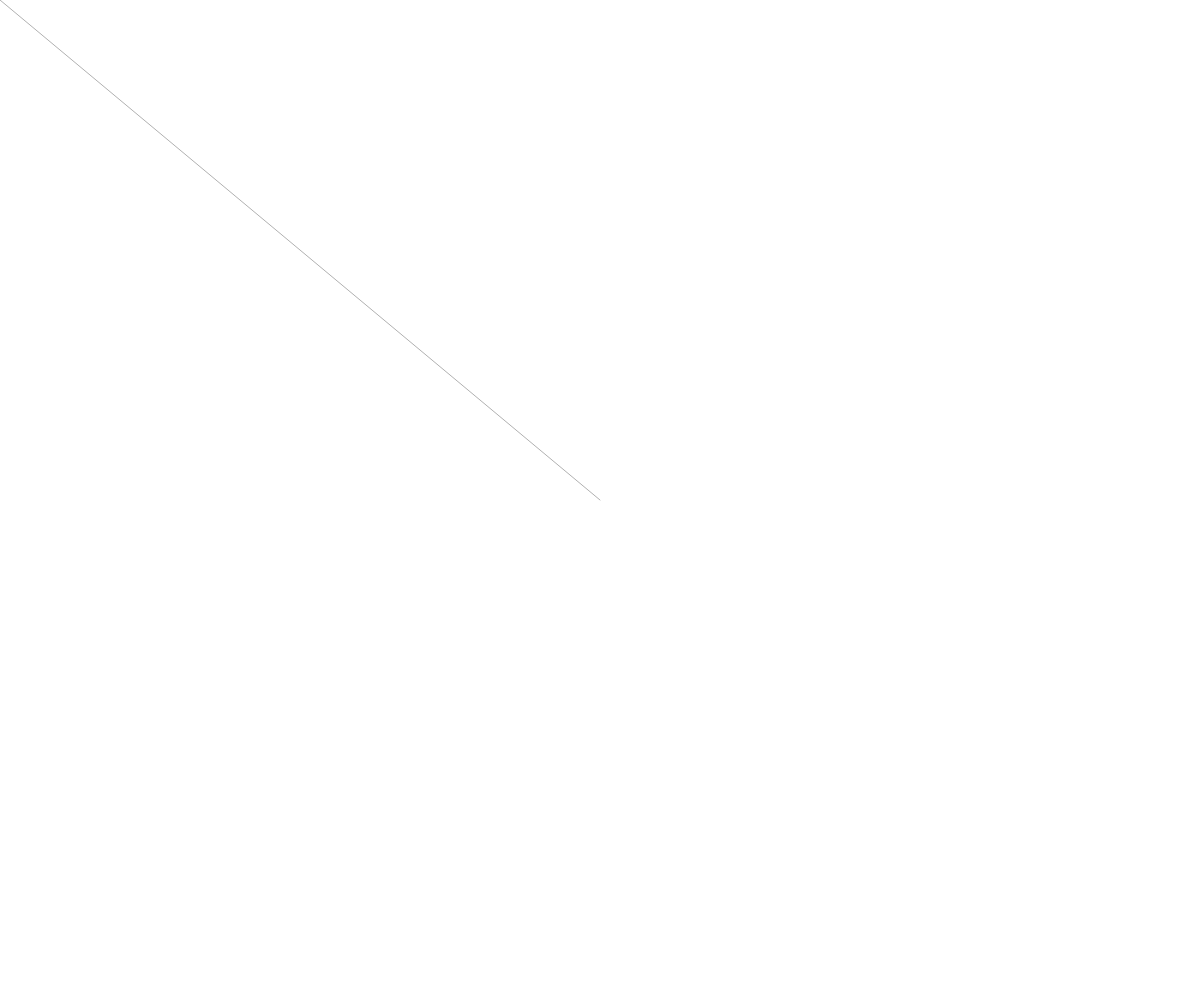
Frame 1 (no input)
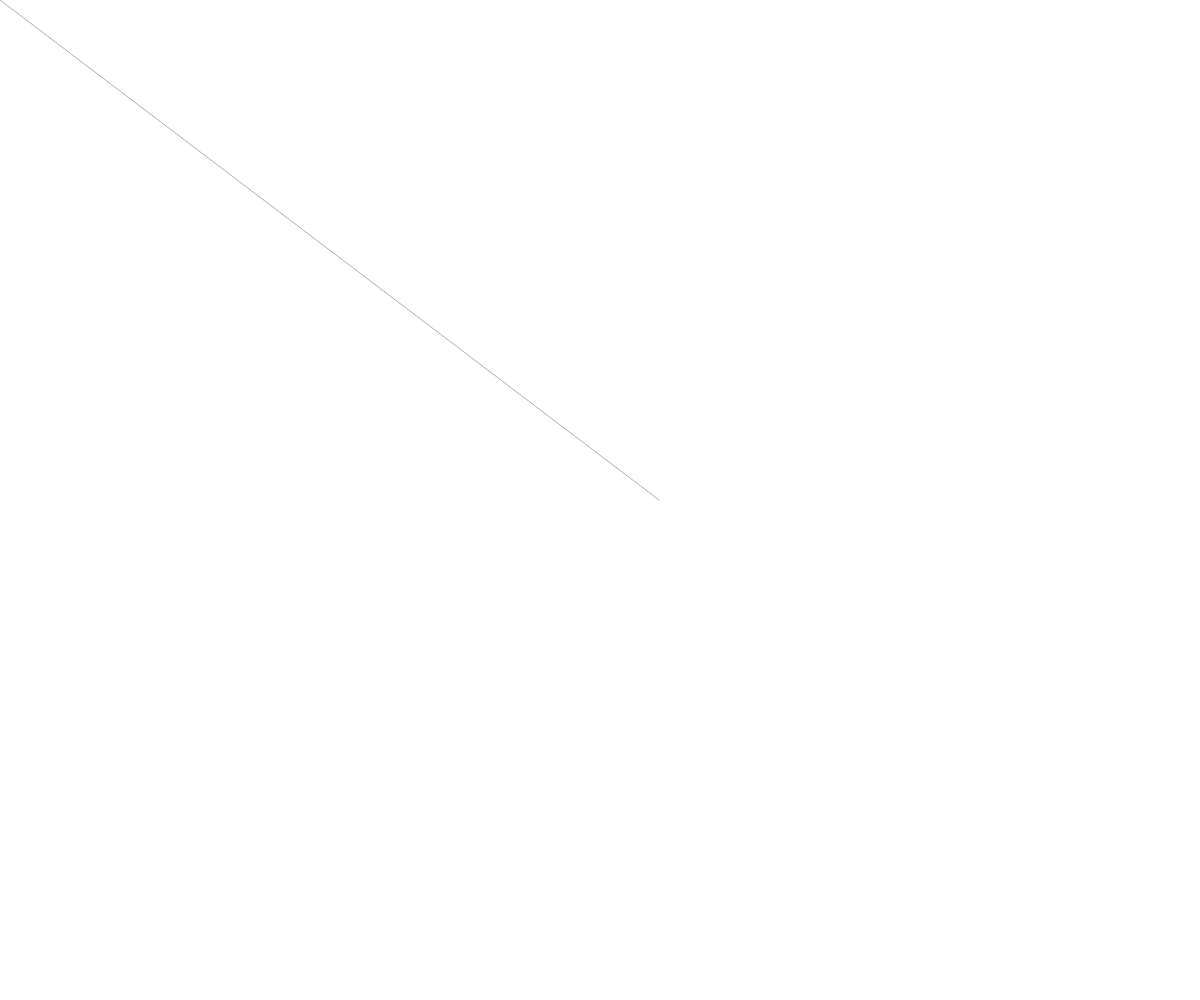
Frame 60 (no input)
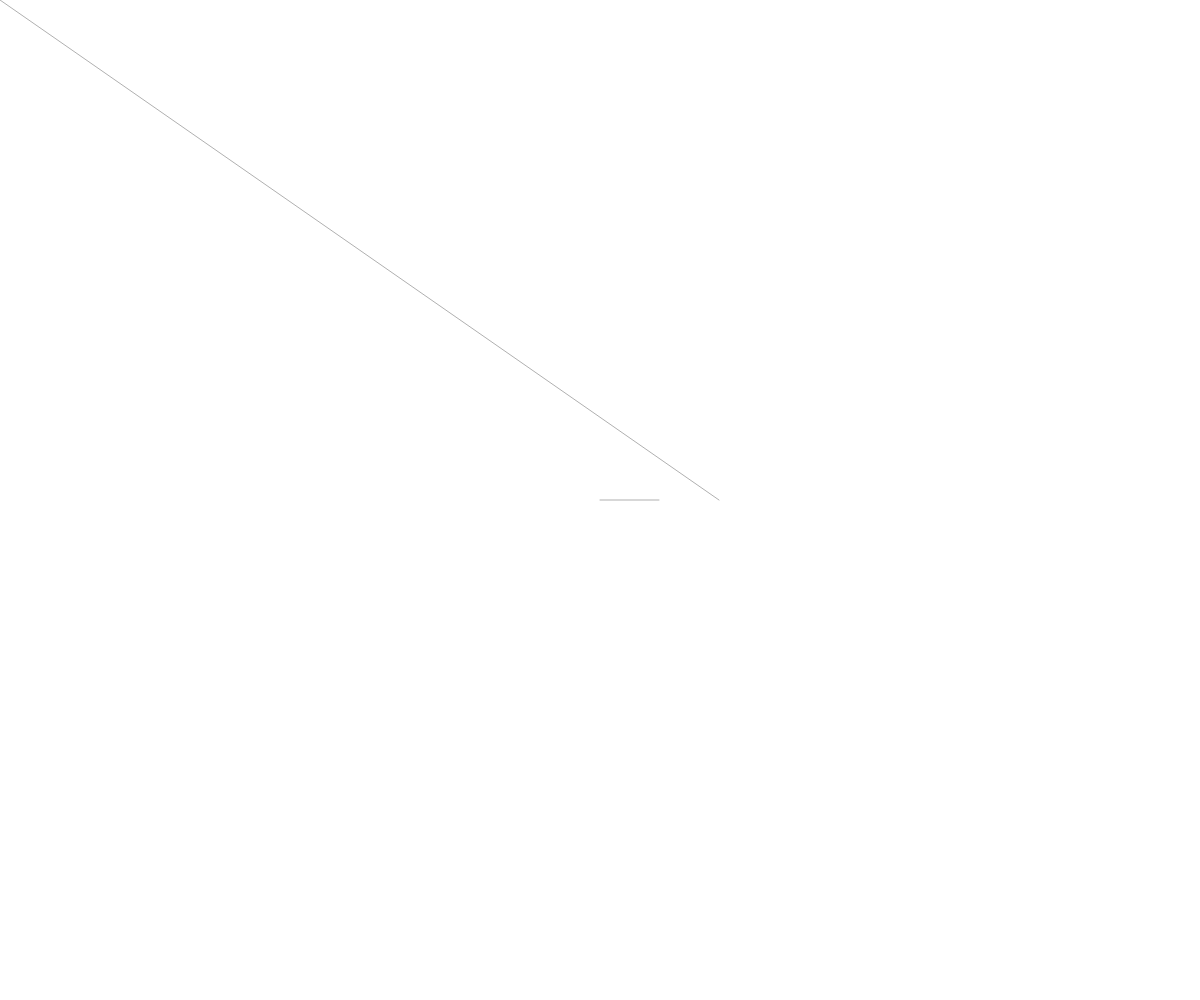
Frame 120 (the mouse pressed at the canvas centre since frame 60)

The p5.js sketch that drew these frames (run headless with seeded random() and noise() and a simulated clock; from frame 60 on, the mouse is pressed at the canvas centre):

// p5.js sketch
// ── sketch.js
var t = 0;

function Circle(_x, _y, _dia) {
  this.x = _x;
  this.y = _y;
  this.dia = _dia; 
  
  this.draw = function() {
    fill(255,0);
    noStroke();
    ellipse(this.x, this.y, this.dia, this.dia);
  }
}

function Line(_x1, _y1, _x2, _y2) {
  this.x1 = _x1;
  this.y1 = _y1;
  this.x2 = _x2;
  this.y2 = _y2;
  
  this.draw = function() {
    noFill();
    stroke(0,80);
    line(this.x1, this.y1, this.x2, this.y2)
  }
  
  this.move = function() {
    t += 0.01;
    this.x2 = this.x2+1;
    this.y2 = this.y2;
  }
}

function setup() {
  createCanvas(windowWidth, windowHeight);
}

var circles = [];
var lines = [];

function mouseMoved(){
  circles.push(new Circle(mouseX, mouseY, 3));
  lines.push(new Line(mouseX, mouseY, width/2, height/2));
}

function draw() {
  background(255);
  for (var i=0; i<circles.length; i++) {
   circles[i].draw();
   lines[i].draw();
   lines[i].move();
  }

 

}
